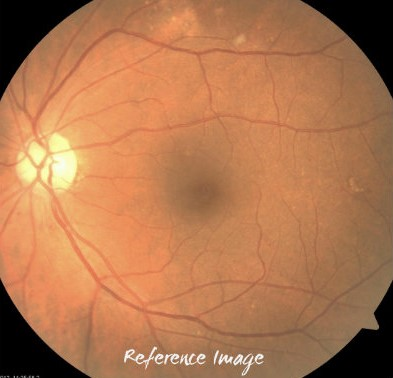
%> input picture Assignment1/Assign1_imgs/histogram-matching1.jpg, 393 x 378 px
$ octave --eval "q2a('Assign1_imgs/histogram-matching1.jpg');"   (GNU Octave 9; MATLAB toolbox functions it lacks are replaced by stand-ins)
%> lines starting %> are read from the running program, lines starting %| are printed output that depends on the picture
function q2a(image)
%> called with image = 'Assign1_imgs/histogram-matching1.jpg'
    im1 = double(imread(image));
    filter1 = zeros(3,3);
    filter2 = zeros(5,5);
    filter3 = zeros(8,8);

    s = 100;
    for i=1:3
        for j = 1:3
            filter1(i,j) = exp(-1*((i-2).^2 + (j-2).^2)/(2*s*s));
        end
    end
    filter1 = filter1/sum(filter1(:));

    for i=1:5
        for j = 1:5
            filter2(i,j) = exp(-1*((i-3).^2 + (j-3).^2)/(2*s*s));
        end
    end
    filter2 = filter2/sum(filter2(:));

    for i=1:8
        for j = 1:8
            filter3(i,j) = exp(-1*(min(abs(i-4),abs(i-5)).^2 + min(abs(j-4),abs(j-5)).^2)/(2*s*s));
        end
    end
    filter3 = filter3/sum(filter3(:));

    im11 = imfilter(im1,filter1);
    im12 = imfilter(im1,filter2);
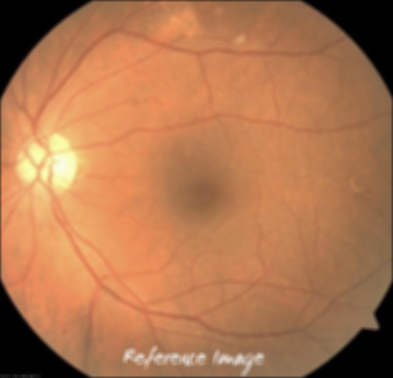
%> im12: size 378x393x3 double; mean R, G, B 176, 118.6, 79.7
    im13 = imfilter(im1,filter3);

    figure;
    subplot(2,2,1);
    imshow(uint8(im1));
    title('Original image');
    subplot(2,2,2);
    imshow(uint8(im11));
    title('Filter of size 3');
    subplot(2,2,3);
    imshow(uint8(im12));
    title('Filter of size 5');
    subplot(2,2,4);
    imshow(uint8(im13));
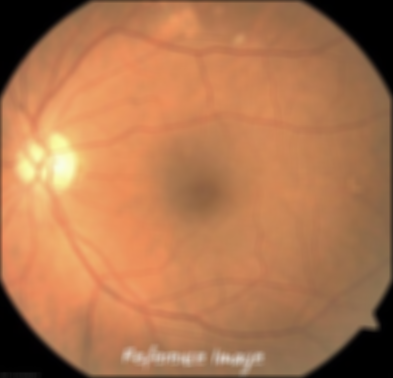
%> displayed picture: size 378x393x3, on the screen's scale of 0 to 255; mean R, G, B 175.6, 118.3, 79.5; mean of the top-left, top-right, bottom-left and bottom-right quarters 137.2, 114.5, 134.7, 111.7
    title('Filter of size 8');

end

$ run again, on Assignment1/Assign1_imgs/histogram-matching2.jpg
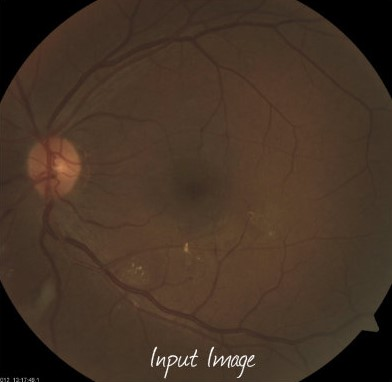
%> input picture Assignment1/Assign1_imgs/histogram-matching2.jpg, 392 x 382 px
%> in q2a, `imshow(uint8(im11));`:
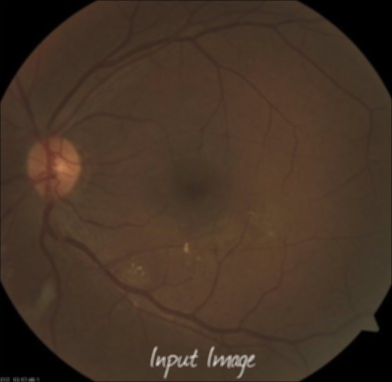
%> displayed picture: size 382x392x3, on the screen's scale of 0 to 255; mean R, G, B 69.1, 51.2, 37.7; mean of the top-left, top-right, bottom-left and bottom-right quarters 51, 51.1, 53.3, 55.3
%> in q2a, `imshow(uint8(im13));`:
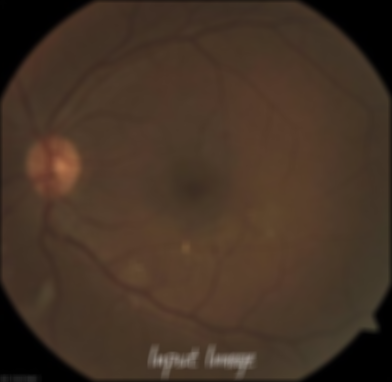
%> displayed picture: size 382x392x3, on the screen's scale of 0 to 255; mean R, G, B 68.9, 51.1, 37.5; mean of the top-left, top-right, bottom-left and bottom-right quarters 51, 51, 53.1, 54.9
